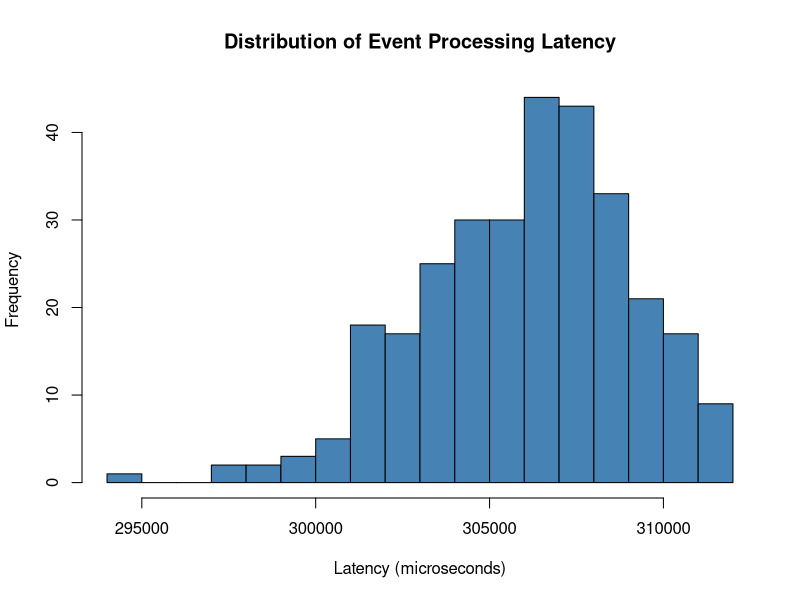
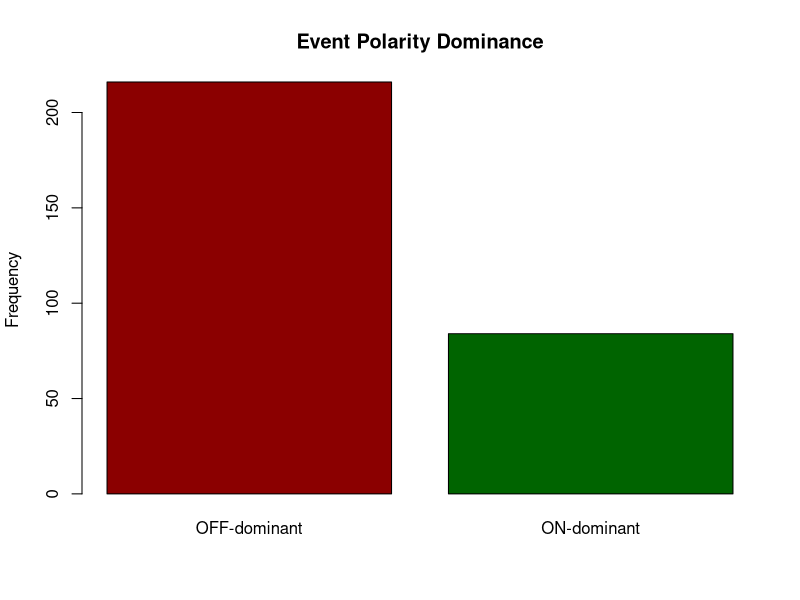

Reproduce these figures in R, in order.
# IT1212 Probability and Statistics
# Statistical Characterization of N-MNIST Neuromorphic Spiking Data

# 1. Load the Dataset
nmnist_data <- read.csv("nmnist_features.csv")

# 2. Feature Engineering: Deriving 4 Categorical Features

# Derived Feature 1: Polarity Majority
nmnist_data$polarity_majority <- ifelse(nmnist_data$on_ratio > 0.5, "ON-dominant", "OFF-dominant")

# Derived Feature 2: Latency Speed
latency_median <- median(nmnist_data$latency_us)
nmnist_data$latency_speed <- ifelse(nmnist_data$latency_us > latency_median, "Slow", "Fast")

# Derived Feature 3: Density Category
density_median <- median(nmnist_data$spike_density)
nmnist_data$density_category <- ifelse(nmnist_data$spike_density > density_median, "High", "Low")

# Derived Feature 4: Spatial Size Class (>= median to correctly handle max=median boundary)
size_median <- median(nmnist_data$active_pixels)
nmnist_data$spatial_size_class <- ifelse(nmnist_data$active_pixels >= size_median, "Large", "Small")

# Ensure digit_class is treated as categorical
nmnist_data$digit_class <- as.factor(nmnist_data$digit_class)

# 3. Descriptive Statistics
summary(nmnist_data)
cat("Standard Deviation of Latency (us):", sd(nmnist_data$latency_us), "\n")
cat("Standard Deviation of Spike Density:", sd(nmnist_data$spike_density), "\n")
cat("Standard Deviation of Bounding Area:", sd(nmnist_data$bounding_area), "\n")

# 4. Data Visualization

# Histogram: Processing Latency
hist(nmnist_data$latency_us, 
     main = "Distribution of Event Processing Latency", 
     xlab = "Latency (microseconds)", 
     col = "steelblue", 
     breaks = 20)

# Bar Chart: Polarity Dominance
barplot(table(nmnist_data$polarity_majority), 
        main = "Event Polarity Dominance", 
        col = c("darkred", "darkgreen"),
        ylab = "Frequency")

# 5. Inferential Statistics: One-Sample t-test
# H0: mu = 306000 | H1: mu != 306000
t_test_latency <- t.test(nmnist_data$latency_us, mu = 306000)
print(t_test_latency)

# 6. Inferential Statistics: Chi-Square Test of Independence
# H0: Digit class and density category are independent
# Monte Carlo simulation used due to zero-count cells in contingency table
contingency_density_digit <- table(nmnist_data$digit_class, nmnist_data$density_category)
chi_sq_result <- chisq.test(contingency_density_digit, simulate.p.value = TRUE, B = 10000)
print(contingency_density_digit)
print(chi_sq_result)
